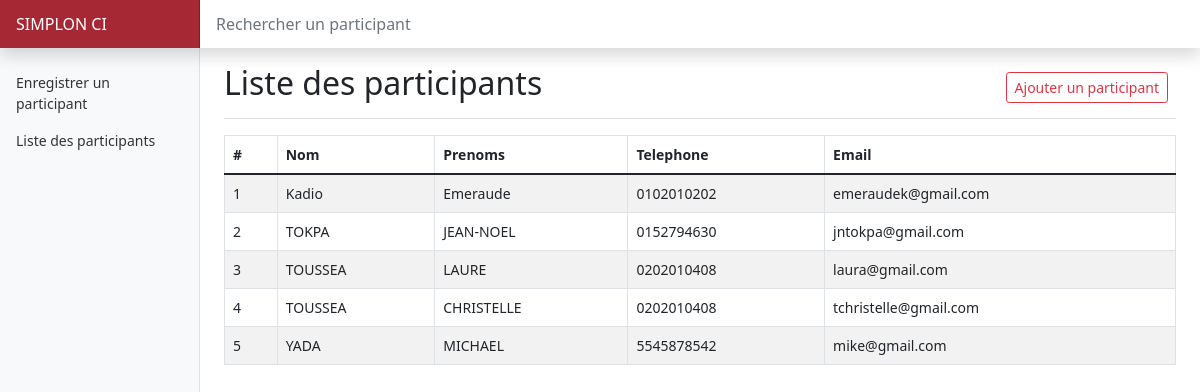
Page /liste.php on the committed database.
### tables this page shows
CREATE TABLE `participant` (
  `id` int(11) NOT NULL,
  `nom` varchar(255) NOT NULL,
  `prenom` varchar(255) NOT NULL,
  `telephone` varchar(50) NOT NULL,
  `email` varchar(100) NOT NULL
);

### modele/connexion.php (called while the page is built, shortened)
<?php
$req_select_all_participants = 'SELECT * FROM participant ORDER BY nom';

### vue/tableau.php (the view)
<div class="d-flex justify-content-between flex-wrap flex-md-nowrap align-items-center pt-3 pb-2 mb-3 border-bottom">
    <h1 class="h2">Liste des participants</h1>
    <div class="btn-toolbar mb-2 mb-md-0">
        <div class="btn-group me-2">
            <a href="index.php" class="btn btn-sm btn-outline-danger">Ajouter un participant</a>
        </div>
    </div>
</div>
<div class="table-responsive">
    <table class="table table-bordered table-striped" id="tab">
        <thead>
            <tr>
                <th scope="col">#</th>
                <th scope="col">Nom</th>
                <th scope="col">Prenoms</th>
                <th scope="col">Telephone</th>
                <th scope="col">Email</th>
            </tr>
        </thead>
        <tbody id="myTable">
            <?php
            $i = 1;
            while ($row = $select_participants->fetch()) {
            ?>
                <tr>
                    <td><?= $i ?></td>
                    <td><?= $row['nom'] ?></td>
                    <td><?= $row['prenom'] ?></td>
                    <td><?= $row['telephone'] ?></td>
                    <td><?= $row['email'] ?></td>
                    <?php $i++; ?>
                </tr>
            <?php
            }
            ?>
        </tbody>
    </table>
</div>

### liste.php (shortened to what this page needs)
<?php
include_once 'modele/connexion.php';
?>
<!DOCTYPE html>
<html lang="fr">
<head>
  <link href="assets/css/bootstrap.min.css" rel="stylesheet">
  <link href="assets/css/style.css" rel="stylesheet">
</head>
<body>
  <header class="navbar navbar-dark sticky-top bg-danger flex-md-nowrap p-0 shadow">
    <a class="navbar-brand col-md-3 col-lg-2 me-0 px-3" href="#">SIMPLON CI</a>
    <input class="form-control form-control-light w-100" type="text" id="myInput" placeholder="Rechercher un participant" aria-label="Search">
  </header>
  <div class="container-fluid">
    <div class="row">
      <?php include_once("vue/menu.php"); ?>
      <main class="col-md-9 ms-sm-auto col-lg-10 px-md-4">
        <?php
        $select_participants = $bdd->query($req_select_all_participants);
        include_once('vue/tableau.php'); ?>
      </main>
    </div>
  </div>
</body>
</html>

### vue/menu.php
<nav id="sidebarMenu" class="col-md-3 col-lg-2 d-md-block bg-light sidebar collapse">
    <div class="position-sticky pt-3">
        <ul class="nav flex-column">
            <li class="nav-item">
                <a class="nav-link" href="index.php">
                    Enregistrer un participant
                </a>
            </li>
            <li class="nav-item">
                <a class="nav-link" href="liste.php">
                    Liste des participants
                </a>
            </li>
        </ul>
    </div>
</nav>

### assets/css/style.css (style rules this page uses)
body { font-size: .875rem; }
.sidebar { position: fixed; top: 0; bottom: 0; left: 0; z-index: 100; padding: 48px 0 0; box-shadow: inset -1px 0 0 rgba(0, 0, 0, .1); }
.sidebar .nav-link { font-weight: 500; color: #333; }
.navbar-brand { padding-top: .75rem; padding-bottom: .75rem; font-size: 1rem; background-color: rgba(0, 0, 0, .25); box-shadow: inset -1px 0 0 rgba(0, 0, 0, .25); }
.navbar .form-control { padding: .75rem 1rem; border-width: 0; border-radius: 0; }

### rows in the picture
participant: nom "Kadio", prenom "Emeraude", telephone "0102010202", email "emeraudek@gmail.com"
participant: nom "TOKPA", prenom "JEAN-NOEL", telephone "0152794630", email "jntokpa@gmail.com"
participant: nom "TOUSSEA", prenom "LAURE", telephone "0202010408", email "laura@gmail.com"
participant: nom "TOUSSEA", prenom "CHRISTELLE", telephone "0202010408", email "tchristelle@gmail.com"
participant: nom "YADA", prenom "MICHAEL", telephone "5545878542", email "mike@gmail.com"
